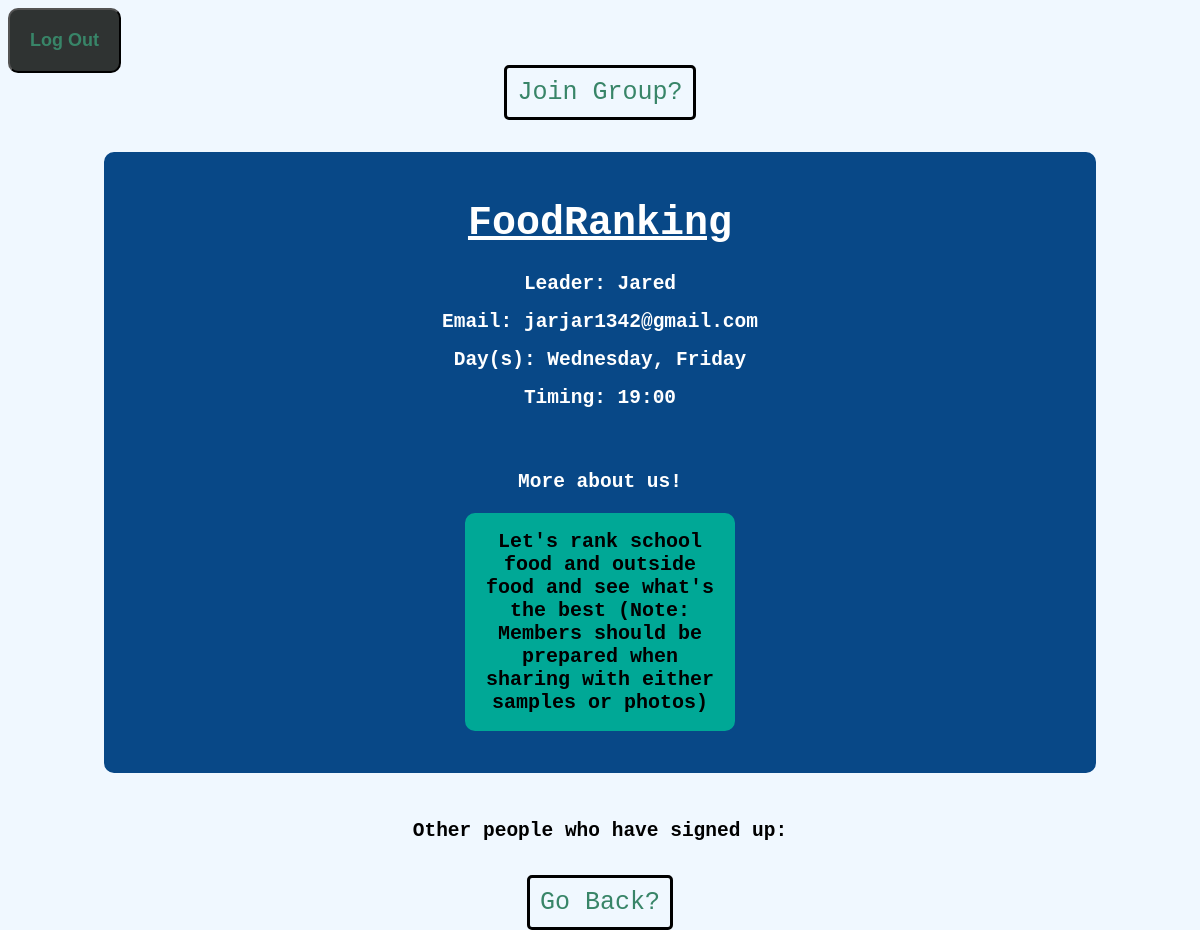
Screenshot of /Group/FoodRanking with the database file from the repository.
### tables this page shows
CREATE TABLE "Groups" (
	`GroupID`	INTEGER UNIQUE,
	`Name`	TEXT,
	`LeaderID`	TEXT,
	`Day`	TEXT,
	`Time`	TEXT,
	`Category`	TEXT,
	`Summary`	TEXT,
	`SignUps`	TEXT,
	PRIMARY KEY(`GroupID`)
);

CREATE TABLE "Students" (
	`ID`	INTEGER UNIQUE,
	`Name`	TEXT,
	`Email`	TEXT,
	`Password`	TEXT,
	`Phone`	TEXT,
	PRIMARY KEY(`ID`)
);

### app.py (the view)
@app.route('/Group/<name>')
def showInfo(name):
    info['currentGrp'] = name
    daysD = {'M':"Monday",'T':'Tuesday','W':'Wednesday','Th':'Thursday','F':'Friday'}
    days = ''
    db = sqlite3.connect('database.db')
    filt = "%" + name + "%" # To deal with annoying group names, presume someone is not going to create a group with a near exact replica of another's name
    cursor = db.execute('Select * from Groups where Name like ?', (filt,))
    lst = cursor.fetchone()
    gName = lst[1]
    time = lst[4]
    cat = lst[5]
    summary = lst[6]
    day = lst[3].split(',')
    for item in day:
        days += daysD[item]
        days += ', '
    lID = lst[2]
    cursor = db.execute('Select Name,Email from Students where ID like ?', (lID,))
    sID = cursor.fetchone()
    db.close()
    if len(info['currentUser']) == 2: # to ensure its a logged in User
        current = info['currentUser'][1]
    else:
        current = "None"
    return render_template('group.html', name=name, days=days[:-2], timing = time, summary = summary, leader = sID[0], email = sID[1], curr=current, signUp = lst[7])

### templates/group.html (shortened to what this page needs)
<!DOCTYPE html>
<html>
<head>
	<link rel="stylesheet"
	href='../static/style.css'>
</head>
<body>
	<button class='logout'><a href='/LogOut'> Log Out </a></button>
	{% if curr == leader %}
		<a href='/Update' class = 'return'>Update Group Information?</a>
	{% else %}
		{% if curr in signUp %}
			<a href='/leave' class='return'>Leave Group?</a>
		{% else %}
			<a href='/Join' class = 'return'>Join Group?</a>
		{% endif %}
	{% endif %}
	<br></br>
	<br></br>
	<div class = 'grp'>
		<h1><u>{{ name }}</u></h1>
		<h2> Leader: {{ leader }} </h2>
		<h2> Email: {{ email }}
		<h2> Day(s): {{ days }}</h2>
		<h2> Timing: {{ timing }}</h2>
		<br></br>
		<h2> More about us! </h2>
		<h3 class='info'> {{ summary }} </h3>
	</div>
	<br></br>
	<h2> Other people who have signed up: {{ signUp }} </h2>
	<a href='/Find' class='return'>Go Back?</a>
</body>
</html>

### static/style.css (style rules this page uses)
h1 { text-align:center; font-size: 40px; }
body { background-color: aliceblue; font-family:monospace; text-align: center; }
button { padding: 20px; border-radius: 10px; font-size: 50px; background-color: rgb(47, 51, 50); color:rgb(56, 133, 104); display: block; margin-right: auto; margin-left: auto; margin-bottom: 80px; }
a { text-decoration:none; color:rgb(56, 133, 104); }
h3 { border: 3px solid navy; border-radius: 7px; width: 25%; font-size: 25px; margin-right: auto; margin-left: auto; }
.info { font-weight: light; font-size: 20px; padding: 15px; background-color: #00A896; color: black; border: 2px solid #00A896; border-radius: 10px; }
.grp { display: block; width: 80%; background-color: #084887; text-align:center; margin:0 auto; padding: 20px; color: white; border: 2px solid #084887; border-radius: 10px; }
.return { font-size: 25px; padding: 10px; border: 3px solid black; border-radius: 5px; margin: 10px; }
.logout { font-size: 18px; font-weight: bold; margin-left: 0px; margin-bottom: 5px; }

### rows the page displays
Groups: Name "FoodRanking", Time "19:00", Summary "Let's rank school food and outside food and see what's the best (Note: Members should be prepared when sharing with either samples or photos)"
Students: Name "Jared", Email "jarjar1342@gmail.com"

### other values shown
{{ days }} "Wednesday, Friday"
